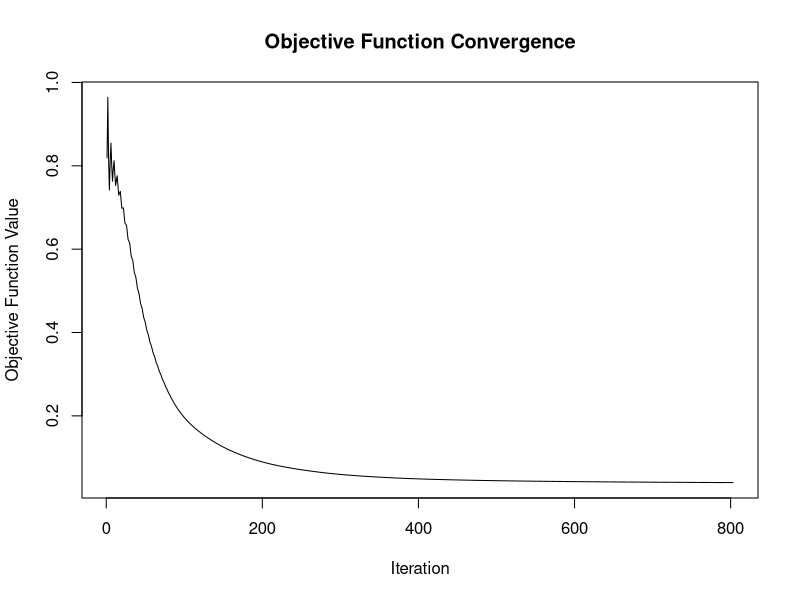

R code for this plot:
library(MASS)
LinCon_LogisticReg <- function(X, y, A, b, alpha, max_iter, tol) {
  project <- function(z) {
    AA <- A %*% t(A)  
    residual <- A %*% z - b  
    lambda <- tryCatch({
      solve(AA, residual)
    }, error = function(e) {
      MASS::ginv(AA) %*% residual  
    })
    return(z - t(A) %*% lambda) 
  }
  
  n <- nrow(X)
  p <- ncol(X)
  beta <- rep(0, p)  
  beta_prev <- rep(0, p)
  t <- 1
  obj_values <- numeric(max_iter)
  
  Xt <- t(X)
  
  logistic_loss <- function(beta) {
    linear_combination <- X %*% beta
    mean(log(1 + exp(linear_combination)) - y * linear_combination)
  }
  
  gradient <- function(beta) {
    linear_combination <- X %*% beta
    prob <- 1 / (1 + exp(-linear_combination))  
    return((Xt %*% (prob - y)) / n)
  }
  
  for (iteration in 1:max_iter) {
    grad <- gradient(beta)
    beta_new <- beta - alpha * grad
    beta_new <- project(beta_new)
    t_new <- (1 + sqrt(1 + 4 * t^2)) / 2
    beta_accelerated <- beta_new + ((t - 1) / t_new) * (beta_new - beta_prev)
    obj_values[iteration] <- logistic_loss(beta_accelerated)
    
    if (iteration > 1 && abs(obj_values[iteration] - obj_values[iteration - 1]) / abs(obj_values[iteration - 1]) < tol) {
      obj_values <- obj_values[1:iteration] 
      break
    }
    
    beta_prev <- beta
    beta <- beta_accelerated
    t <- t_new
  }
  
  return(list(beta = beta, objective_values = obj_values))
}

# Example simulation
set.seed(8054)
n <- 200; p <- 100; m <- 20
X <- matrix(rnorm(n * p), n, p)
A <- matrix(rnorm(m * p), m, p)
b <- runif(m, 3, 10)
beta0 <- ginv(A) %*% b
beta <- beta0 + runif(p, -1, 1)
y <- rbinom(n, 1, 1/(1 + exp(-X %*% beta)))

max_iter <- 5000
tol <- 1e-06
alpha <- 4/(max(eigen(crossprod(X))$values))

out <- LinCon_LogisticReg(X, y, A, b, alpha, max_iter, tol)

# Save plot
png("figures/Q1_obj_convergence.png", width = 800, height = 600)
plot(out$objective_values, type = "l",
     main = "Objective Function Convergence",
     xlab = "Iteration", ylab = "Objective Function Value")
dev.off()
